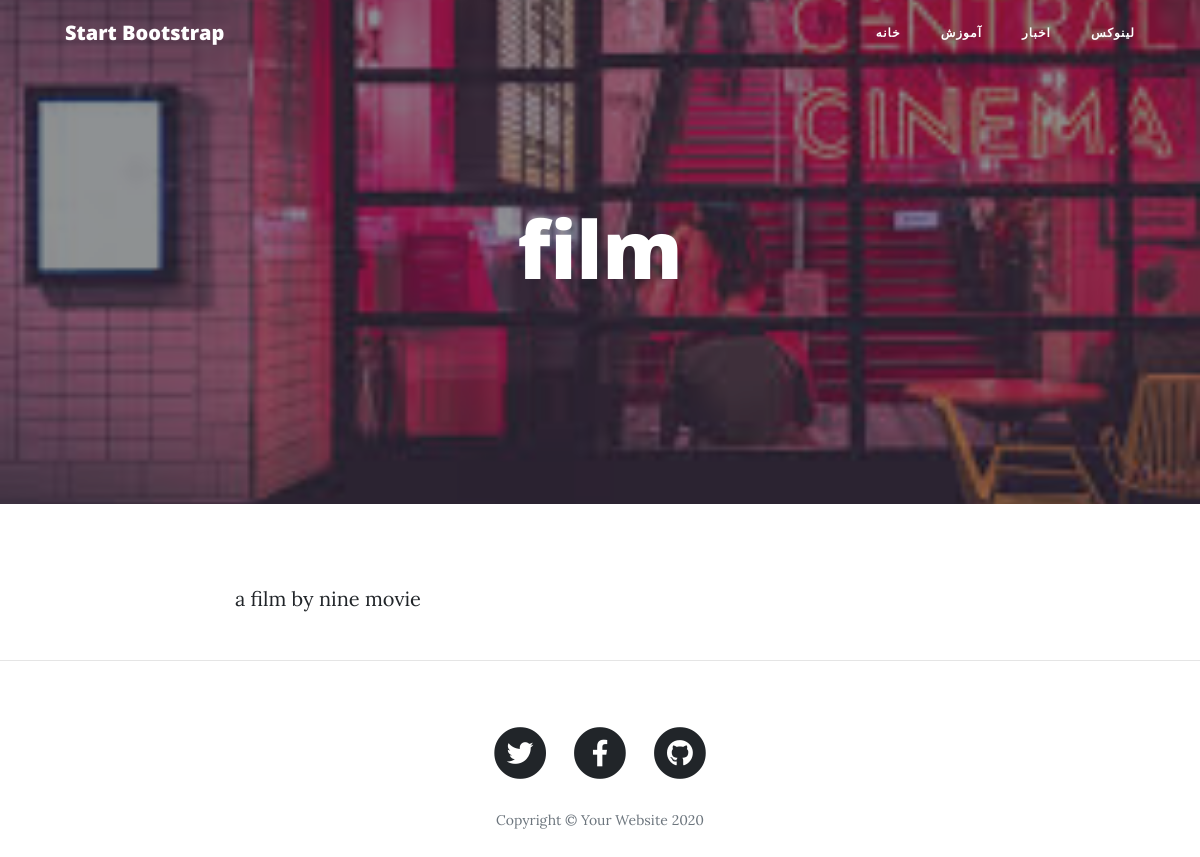
/article/film, run on the app's committed database.
### blog/models.py (models this page shows, shortened)
class Category(models.Model):
    title = models.CharField(max_length=300, verbose_name="عنوان دسته‌بندی")
    slug = models.SlugField(max_length=100, unique=True, verbose_name="آدرس دسته‌بندی")
    status = models.BooleanField(default=True, verbose_name="آیا نمایش داده شود؟")
    position = models.IntegerField(verbose_name="پوزیشن")
    class Meta:
        verbose_name = "دسته‌بندی"
        verbose_name_plural = "دسته‌بندی‌ها"
        ordering = ['position']

class Article(models.Model):
    STATUS_CHOICES = (
        ('d', 'پیش نویس'),
        ('p', 'منتشرشده')
    )
    title = models.CharField(max_length=300, verbose_name="عنوان مقاله")
    slug = models.SlugField(max_length=100, unique=True, verbose_name="آدرس مقاله")
    category = models.ManyToManyField(Category, verbose_name="دسته‌بندی" )
    description = models.TextField()
    thumbail = models.ImageField(upload_to="images", verbose_name="تصویر مقاله")
    publish = models.DateTimeField(default=timezone.now, verbose_name="زمان انتشار")
    created = models.DateTimeField(auto_now_add=True)
    updated = models.DateTimeField(auto_now=True)
    status = models.CharField(max_length=1, choices=STATUS_CHOICES, verbose_name="وضعیت")
    class Meta:
        verbose_name = "مقاله"
        verbose_name_plural = "مقالات"
        ordering = ['-publish']
    def jpublish(self):
        return jalali_converter(self.publish)
    jpublish.short_description = "زمان انتشار"

### blog/views.py (the view)
# urls.py: path('article/<slug:slug>', detail, name="detail")
def detail(request, slug):
    context = {
        "article": get_object_or_404(Article, slug=slug, status='p'),
        "category": Category.objects.filter(status=True)
    }
    return render(request, "blog/detail.html", context)

### blog/templates/blog/detail.html (shortened to what this page needs)
<html lang="fa" dir="ltr">
{% extends 'blog/base.html' %}
{% block main %}
  <header class="masthead" style="background-image: url('{{ article.thumbail.url}}')">
    <div class="overlay"></div>
    <div class="container">
      <div class="row">
        <div class="col-lg-8 col-md-10 mx-auto">
          <div class="site-heading">
            <h1>{{article.title}}</h1>
          </div>
        </div>
      </div>
    </div>
  </header>
  <article>
    <div class="container">
      <div class="row">
        <div class="col-lg-8 col-md-10 mx-auto">
          {{article.description | linebreaks}}
        </div>
      </div>
    </div>
  </article>
{% endblock %}

### blog/templates/blog/base.html (shortened to what this page needs)
{% load static %}
<!DOCTYPE html>
<html lang="fa">
<head>
  <link href="{% static 'blog/vendor/bootstrap/css/bootstrap.min.css' %}" rel="stylesheet">
  <link href="{% static 'blog/vendor/fontawesome-free/css/all.min.css' %}" rel="stylesheet" type="text/css">
  <link href="{% static 'blog/css/clean-blog.min.css' %}" rel="stylesheet">
</head>
<body>
  <nav class="navbar navbar-expand-lg navbar-light fixed-top" id="mainNav">
    <div class="container">
      <a class="navbar-brand" href="index.html">Start Bootstrap</a>
      <div class="collapse navbar-collapse" id="navbarResponsive">
        <ul class="navbar-nav ml-auto">
          <li class="nav-item">
            <a class="nav-link" href="{% url 'blog:home' %}">خانه</a>
          </li>
          {% for cat in category %}
            <li class="nav-item">
              <a class="nav-link" href="#">{{cat.title}}</a>
            </li>
          {% endfor %}
        </ul>
      </div>
    </div>
  </nav>
  {% block main %}
  {% endblock %}
  <hr>
  <footer>
    <div class="container">
      <div class="row">
        <div class="col-lg-8 col-md-10 mx-auto">
          <ul class="list-inline text-center">
            <li class="list-inline-item">
              <a href="#">
                <span class="fa-stack fa-lg">
                  <i class="fas fa-circle fa-stack-2x"></i>
                  <i class="fab fa-twitter fa-stack-1x fa-inverse"></i>
                </span>
              </a>
            </li>
            <li class="list-inline-item">
              <a href="#">
                <span class="fa-stack fa-lg">
                  <i class="fas fa-circle fa-stack-2x"></i>
                  <i class="fab fa-facebook-f fa-stack-1x fa-inverse"></i>
                </span>
              </a>
            </li>
            <li class="list-inline-item">
              <a href="#">
                <span class="fa-stack fa-lg">
                  <i class="fas fa-circle fa-stack-2x"></i>
                  <i class="fab fa-github fa-stack-1x fa-inverse"></i>
                </span>
              </a>
            </li>
          </ul>
          <p class="copyright text-muted">Copyright &copy; Your Website 2020</p>
        </div>
      </div>
    </div>
  </footer>
</body>
</html>

### data on the page
Category: title "آموزش"
Category: title "اخبار"
Category: title "لینوکس"
Article: thumbail (picture), title "film", description "a film by nine movie"
